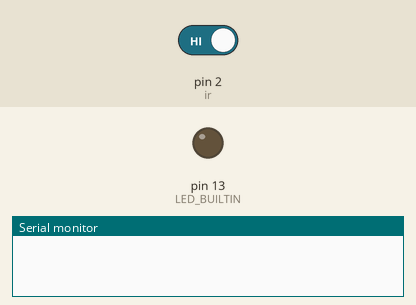
Simulated run of this sketch. Board: Arduino Uno, built with avr-gcc and run on an emulated ATmega328P. Shown: output pins drawn as LEDs (lit = HIGH), the last lines printed to the serial monitor. Inputs (shaded band) come from the test bench; at power-on: pin 2 (ir) HIGH.

Above: at 1.2 s.
1.3 s: pin 2 (ir) driven LOW
At 1.7 s:
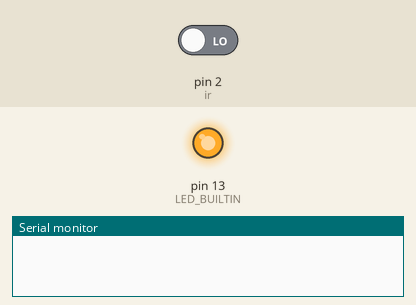
2.8 s: pin 2 (ir) driven HIGH
At 3.7 s:
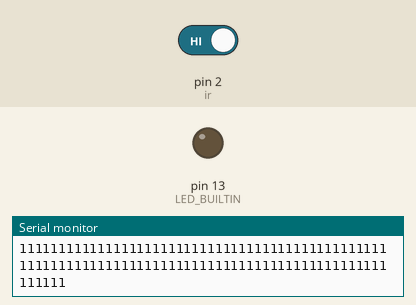
Timing chart, 0 to 5.8 s (numbered marks = the images above; inputs shaded):
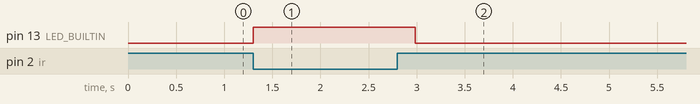

The sketch:

Strob600.ino.ino
```cpp
// Strob600.ino
//
// Прием сигналов ИК-пульта и показ в мониторе порта с простым стробированием в 600 мкс

// В мониторе видно, что "0" и "1" идут, какой-то код получается, но видно что
// при нажатии на одну и ту же клавишу, сигналы не всегда практически совпадают

const int ir = 2; // с выхода ИК приёмника
int t = 600;      // период стробирования, мкс

void setup() {
  Serial.begin(115200);
  pinMode(LED_BUILTIN, OUTPUT);
  pinMode(ir, INPUT);
}

void loop() {
  int r = digitalRead(ir);            // читаем значение ИК сенсора
  digitalWrite(LED_BUILTIN, r!=HIGH); // зажигаем светодиод, если сенсор сработал
  // Если зафиксировали ИК излучение, обрабатываем команду с пульта:
  if (r==LOW)
  {
    precess_ir();
  }
}

// читает пакет ИК пульта
void precess_ir()
{
  delay(13);      // пропустим стандартное начало пакета
  byte bits[100]; // 100 бит должно хватить
  // читаем пакет
  for (int i=0; i<100; i++)
  {
    int bit = readBit();
    bits[i] = bit;
  }
  // выводим пакет в монитор;
  for (int i=0; i<100; i++)
  {
    Serial.print(bits[i]);
  }
  Serial.println();
}

// читает 1 бит пакета
int readBit()
{
  // дожидаемся уровня HIGH и ставим первый строб
  int r1;
  do
  {
    r1 = digitalRead(ir);
  }
  while (r1 != HIGH);
  delayMicroseconds(t); // ждём

  // затем ставим второй строб
  int r2 = digitalRead(ir);
  delayMicroseconds(t);  // ждём
  if (r2 == LOW) {
    return 0;
  }
  else {
    // третий строб
    delayMicroseconds(t);  // ждём
    return 1;
  }
}
```

Measured:
- after the input at 1.3 s, pin 13 (LED_BUILTIN): LOW → HIGH at once
- after the input at 2.8 s, pin 13 (LED_BUILTIN): HIGH → LOW after 0.19 s
